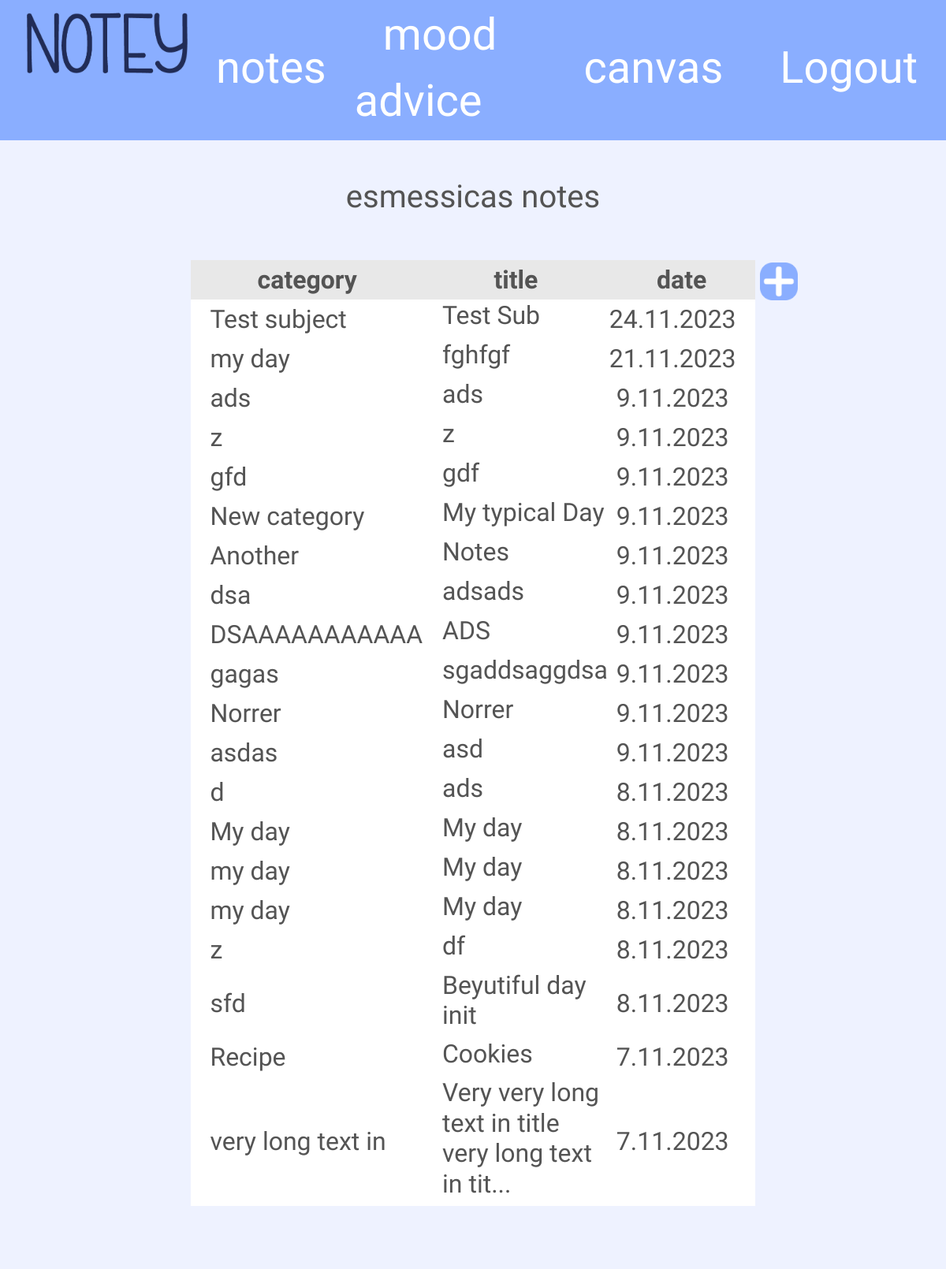
/note/ (signed in), run on the app's committed database.
### notey_app/models.py (models this page shows, shortened)
class Note(models.Model):
    create_date = models.DateTimeField(default=timezone.now)
    category = models.CharField(max_length=100)
    title = models.CharField(max_length=225)
    text = models.TextField(blank=True, null=True)
    author = models.ForeignKey(User, on_delete=models.CASCADE, null=True, blank=True)

### notey_app/views.py (the view)
# urls.py: path('note/', views.NoteListView.as_view(), name='all_notes'),
class NoteListView(LoginRequiredMixin, ListView):
    login_url = 'login/'
    redirect_field_name = 'notey_app/note_detail.html'  # redirect to detail view
    model = Note
    def get_context_data(self, **kwargs):
        context = super().get_context_data(**kwargs)
        user = self.request.user
        user_notes = Note.objects.filter(author=user)
        context['user_has_notes'] = user_notes.exists()
        return context
    def get_queryset(self):
        return Note.objects.filter(author=self.request.user).order_by('-create_date')
    """
    with get query set - set SQL query in model.
    Grab post model.all objects and filter them based on condition.
    """

### notey_app/context_processors.py (called while the page is built)
def mood_context(request):
    mood = None
    if request.user.is_authenticated:
        today_date = date.today()
        mood_record = Mood.objects.filter(author=request.user, mood_date=today_date).first()
        mood = 'mood_advice' if mood_record else 'mood'
    return {'mood': mood}

### notey_app/templates/notey_app/note_list.html (shortened to what this page needs)
{% extends "notey_app/base.html" %}
{% block body_block %}
<div class="color_text patric-font normal-text">
    <h1 class=" text-center mt-5 mb-4"> {{user.username}}s notes </h1>
    <div class="base-container">
        <div>
        </div>
        {% if user_has_notes %}
             <table>
                      <thead class="gray-zone text-center container">
                        <tr >
                            <th class="head-table col-md-auto">category</th>
                            <th class="head-table col-8">title</th>
                            <th class="head-table col ">date</th>
                        </tr>
                      </thead>
                    <tbody>
                     {% for n in object_list %}
                         <tr class="clickable-row" data-href="{% url 'notey_app:note_detail' pk=n.pk %}">
                            <td class="ps-4">
                                    {% if n.category|length > 20 %}
                                        {{ n.category|slice:":20"|safe|linebreaksbr  }}...
                                    {% else %}
                                        {{ n.category|safe|linebreaksbr }}
                                    {% endif %}
                             </td>
                             <td class="ps-4">
                                <h2>
                                    {% if n.title|length > 50 %}
                                        {{ n.title|slice:"50"|safe|linebreaksbr  }}...
                                    {% else %}
                                        {{ n.title|safe|linebreaksbr }}
                                    {% endif %}
                                </h2>
                             </td>
                              <td class="text-center pe-4">
                                {{ n.create_date|date:"j.n.Y" }}
                              </td>
                         </tr>
                     </tbody>
                    {% endfor %}
             </table>
        <div class="">
            <button class="add-small all-notes-btn">
                <a href="{% url 'notey_app:create_note' %}">
                    <img class="add-small" src="/static/icons/add-blue.png" alt="add new note">
                </a>
            </button>
        </div>
    </div>
    {% else %}
        <p> You don't have any notes yet! </p>
    {% endif %}
</div>
{% endblock %}

### static/css/style.css (style rules this page uses)
body { font-family: 'Patrick Hand', cursive; background: #EEF2FF; }
.color_text { color: #545454; }
.patric-font { font-family: 'Patrick Hand', cursive; }
.normal-text { font-size: 2em; }
.base-container { display: grid; grid-template-columns: 1fr 2.5fr 1fr; grid-template-rows: 1fr; padding: 2rem 0 5rem 0; }
thead { background: #E8E8E8; }
tbody { background: white; }
.clickable-row { cursor: pointer; }
table { margin: 0 auto; max-width: 70vw; }
.add-small { width:3rem; border: none; background: none; }

### data on the page
Note: category "Test subject", title "Test Sub", create_date "24.11.2023"
Note: category "my day", title "fghfgf", create_date "21.11.2023"
Note: category "ads", title "ads", create_date "9.11.2023"
Note: category "z", title "z", create_date "9.11.2023"
Note: category "gfd", title "gdf", create_date "9.11.2023"
Note: category "New category", title "My typical Day", create_date "9.11.2023"
Note: category "Another", title "Notes", create_date "9.11.2023"
Note: category "dsa", title "adsads", create_date "9.11.2023"
Note: category "DSAAAAAAAAAAA", title "ADS", create_date "9.11.2023"
Note: category "gagas", title "sgaddsaggdsa", create_date "9.11.2023"
Note: category "Norrer", title "Norrer", create_date "9.11.2023"
Note: category "asdas", title "asd", create_date "9.11.2023"
Note: category "d", title "ads", create_date "8.11.2023"
Note: category "My day", title "My day", create_date "8.11.2023"
Note: category "my day", title "My day", create_date "8.11.2023"
Note: category "my day", title "My day", create_date "8.11.2023"
Note: category "z", title "df", create_date "8.11.2023"
Note: category "sfd", title "Beyutiful day init", create_date "8.11.2023"
Note: category "Recipe", title "Cookies", create_date "7.11.2023"
Note: category "very long text in", title "Very very long text in title very long text in tit", create_date "7.11.2023"

### other printed values
{{ user.username }} "esmessica"
